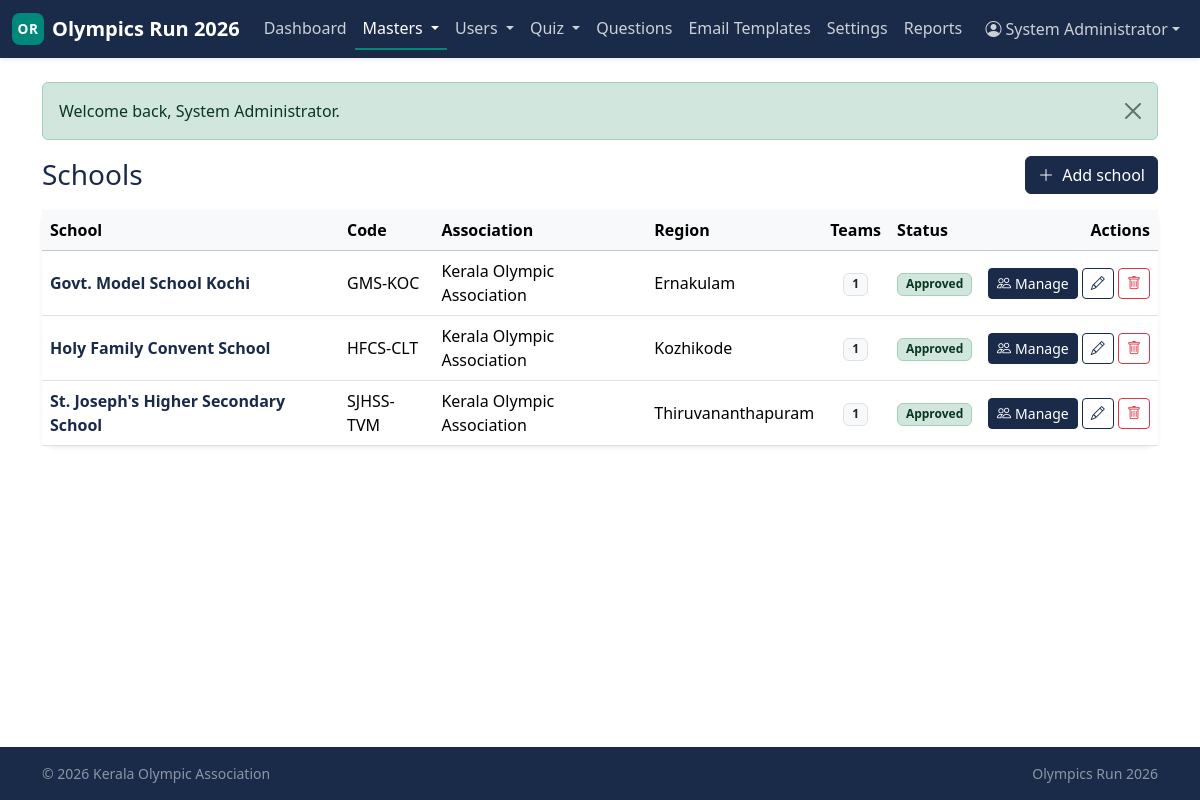
The app's page /admin/schools (signed in) with its own data.
### tables this page shows
CREATE TABLE schools (
    school_id           INT UNSIGNED  NOT NULL AUTO_INCREMENT,
    association_id      INT UNSIGNED  NOT NULL,
    school_name         VARCHAR(200)  NOT NULL,
    school_code         VARCHAR(50)   NULL,
    region              VARCHAR(100)  NULL,
    address             TEXT          NULL,
    principal_name      VARCHAR(150)  NULL,
    coach_name          VARCHAR(150)  NULL,
    contact_email       VARCHAR(190)  NULL,
    contact_phone       VARCHAR(20)   NULL,
    status              ENUM('pending','approved','rejected','suspended')
                                NOT NULL DEFAULT 'pending',
    approved_by_user_id INT UNSIGNED  NULL,
    approved_at         DATETIME      NULL,
    created_at          DATETIME      NOT NULL DEFAULT CURRENT_TIMESTAMP,
    updated_at          DATETIME      NOT NULL DEFAULT CURRENT_TIMESTAMP
                                                ON UPDATE CURRENT_TIMESTAMP,
    PRIMARY KEY (school_id),
    UNIQUE KEY uniq_school_code (school_code),
    KEY idx_school_assoc (association_id),
    KEY idx_school_status (status),
    KEY idx_school_region (region),
    CONSTRAINT fk_school_assoc
        FOREIGN KEY (association_id) REFERENCES associations(association_id)
        ON DELETE CASCADE,
    CONSTRAINT fk_school_approver
        FOREIGN KEY (approved_by_user_id)
            REFERENCES association_users(association_user_id)
        ON DELETE SET NULL
);

CREATE TABLE associations (
    association_id  INT UNSIGNED  NOT NULL AUTO_INCREMENT,
    name            VARCHAR(200)  NOT NULL,
    short_code      VARCHAR(20)   NOT NULL,
    region          VARCHAR(100)  NULL,
    contact_email   VARCHAR(190)  NULL,
    contact_phone   VARCHAR(20)   NULL,
    address         TEXT          NULL,
    logo_path       VARCHAR(255)  NULL,
    status          ENUM('active','inactive') NOT NULL DEFAULT 'active',
    created_by_admin_id INT UNSIGNED NULL,
    created_at      DATETIME      NOT NULL DEFAULT CURRENT_TIMESTAMP,
    updated_at      DATETIME      NOT NULL DEFAULT CURRENT_TIMESTAMP
                                                ON UPDATE CURRENT_TIMESTAMP,
    PRIMARY KEY (association_id),
    UNIQUE KEY uniq_assoc_code (short_code),
    KEY idx_assoc_status (status),
    KEY idx_assoc_region (region),
    CONSTRAINT fk_assoc_created_by
        FOREIGN KEY (created_by_admin_id) REFERENCES admins(admin_id)
        ON DELETE SET NULL
);

### includes/helpers.php (called while the page is built, shortened)
<?php
function e(?string $value): string
{
    return htmlspecialchars((string)$value, ENT_QUOTES | ENT_SUBSTITUTE, 'UTF-8');
}
function view(string $template, array $data = []): string
{
    $__file = __DIR__ . '/../views/' . $template . '.php';
    extract($data, EXTR_SKIP);
    include $__file;
    return ob_get_clean();
}
function render(string $template, array $data = []): void
{
    $content   = view($template, $data);
    include __DIR__ . '/../views/layouts/app.php';
}
function status_badge(?string $status): string
{
    $map = [
        'active'         => 'bg-success-subtle text-success-emphasis border border-success-subtle',
        'approved'       => 'bg-success-subtle text-success-emphasis border border-success-subtle',
        'open'           => 'bg-success-subtle text-success-emphasis border border-success-subtle',
        'published'      => 'bg-success-subtle text-success-emphasis border border-success-subtle',
        'pending'        => 'bg-warning-subtle text-warning-emphasis border border-warning-subtle',
        'needs_revision' => 'bg-warning-subtle text-warning-emphasis border border-warning-subtle',
        'scheduled'      => 'bg-info-subtle text-info-emphasis border border-info-subtle',
        'draft'          => 'bg-secondary-subtle text-secondary-emphasis border border-secondary-subtle',
        'closed'         => 'bg-secondary-subtle text-secondary-emphasis border border-secondary-subtle',
        'inactive'       => 'bg-secondary-subtle text-secondary-emphasis border border-secondary-subtle',
        'suspended'      => 'bg-danger-subtle text-danger-emphasis border border-danger-subtle',
        'rejected'       => 'bg-danger-subtle text-danger-emphasis border border-danger-subtle',
        'cancelled'      => 'bg-danger-subtle text-danger-emphasis border border-danger-subtle',
        'disqualified'   => 'bg-danger-subtle text-danger-emphasis border border-danger-subtle',
    ];
    $key = strtolower((string)$status);
    return 'badge ' . ($map[$key] ?? 'bg-light text-dark border');
}
function status_label(?string $status): string
{
    return ucwords(str_replace('_', ' ', (string)$status));
}

### controllers/AdminSchoolsController.php (called while the page is built, shortened)
<?php
final class AdminSchoolsController
{
    public function index(): void
    {
        render('admin/schools/index', [
            'title'   => 'Schools — Admin',
            'schools' => School::all(),
        ]);
    }
}

### includes/Database.php (called while the page is built, shortened)
<?php
final class Database
{
    private static ?PDO $pdo = null;
    public static function connection(): PDO
    {
        $cfg = $GLOBALS['APP_CONFIG']['db'];
        $dsn = sprintf(
            'mysql:host=%s;port=%d;dbname=%s;charset=%s',
            $cfg['host'],
            $cfg['port'],
            $cfg['name'],
            $cfg['charset']
        );
        self::$pdo = new PDO($dsn, $cfg['user'], $cfg['pass'], [
            PDO::ATTR_ERRMODE            => PDO::ERRMODE_EXCEPTION,
            PDO::ATTR_DEFAULT_FETCH_MODE => PDO::FETCH_ASSOC,
            PDO::ATTR_EMULATE_PREPARES   => false,
            PDO::MYSQL_ATTR_INIT_COMMAND => "SET NAMES utf8mb4 COLLATE utf8mb4_unicode_ci",
        ]);
        return self::$pdo;
    }
    public static function query(string $sql, array $params = []): PDOStatement
    {
        $stmt = self::connection()->prepare($sql);
        $stmt->execute($params);
        return $stmt;
    }
    public static function fetchAll(string $sql, array $params = []): array
    {
        return self::query($sql, $params)->fetchAll();
    }
}

### models/School.php (called while the page is built, shortened)
<?php
final class School
{
    public static function all(?int $associationId = null): array
    {
        $sql = 'SELECT s.*, a.name AS association_name,
                       (SELECT COUNT(*) FROM school_logins sl
                         WHERE sl.school_id = s.school_id) AS team_count
                  FROM schools s
                  JOIN associations a ON a.association_id = s.association_id';
        $params = [];
        $sql .= ' ORDER BY s.school_name ASC';
        return Database::fetchAll($sql, $params);
    }
}

### views/admin/schools/index.php (the view, shortened to what this page needs)
<div class="d-md-flex justify-content-between align-items-center mb-3">
    <h1 class="h3 text-navy mb-2 mb-md-0">Schools</h1>
    <a href="/admin/schools/new" class="btn btn-primary">
        <i class="bi bi-plus-lg me-1"></i> Add school
    </a>
</div>
<div class="card panel border-0 shadow-sm">
    <div class="table-responsive">
        <table class="table align-middle mb-0">
            <thead class="table-light">
                <tr>
                    <th>School</th>
                    <th class="d-none d-md-table-cell">Code</th>
                    <th class="d-none d-md-table-cell">Association</th>
                    <th class="d-none d-lg-table-cell">Region</th>
                    <th class="text-center">Teams</th>
                    <th>Status</th>
                    <th class="text-end">Actions</th>
                </tr>
            </thead>
            <tbody>
                <?php if (empty($schools)): ?>
                    <tr><td colspan="7" class="text-center text-muted py-4">No schools yet.</td></tr>
                <?php else: foreach ($schools as $s): ?>
                    <tr>
                        <td>
                            <a href="/admin/schools/<?= (int)$s['school_id'] ?>"
                               class="fw-semibold text-navy text-decoration-none">
                                <?= e($s['school_name']) ?>
                            </a>
                        </td>
                        <td class="d-none d-md-table-cell"><?= e($s['school_code'] ?? '—') ?></td>
                        <td class="d-none d-md-table-cell"><?= e($s['association_name']) ?></td>
                        <td class="d-none d-lg-table-cell"><?= e($s['region'] ?? '—') ?></td>
                        <td class="text-center">
                            <span class="badge bg-light text-dark border"><?= (int)($s['team_count'] ?? 0) ?></span>
                        </td>
                        <td><span class="<?= status_badge($s['status']) ?>"><?= e(status_label($s['status'])) ?></span></td>
                        <td class="text-end text-nowrap">
                            <a href="/admin/schools/<?= (int)$s['school_id'] ?>"
                               class="btn btn-sm btn-primary"><i class="bi bi-people me-1"></i>Manage</a>
                            <a href="/admin/schools/<?= (int)$s['school_id'] ?>/edit"
                               class="btn btn-sm btn-outline-navy"><i class="bi bi-pencil"></i></a>
                            <form action="/admin/schools/<?= (int)$s['school_id'] ?>/delete"
                                  method="post" class="d-inline"
                                  onsubmit="return confirm('Delete this school? Its team logins will also be removed.');">
                                <button class="btn btn-sm btn-outline-danger"><i class="bi bi-trash"></i></button>
                            </form>
                        </td>
                    </tr>
                <?php endforeach; endif; ?>
            </tbody>
        </table>
    </div>
</div>

### public/index.php (shortened to what this page needs)
<?php
$reqPath = strtok($_SERVER['REQUEST_URI'] ?? '/', '?') ?: '/';
$reqPath = rtrim($reqPath, '/') ?: '/';
$method  = $_SERVER['REQUEST_METHOD'] ?? 'GET';
foreach ($routes as $pattern => $handler) {
    [$rMethod, $rPath] = explode(' ', $pattern, 2);
    if ($rMethod !== $method) continue;
    if (!str_contains($rPath, '{')) {
        if ($rPath !== $reqPath) continue;
        $params = [];
    } else {
        $regex = '#^' . preg_replace('#\{(\w+)\}#', '(?<$1>[^/]+)', $rPath) . '$#';
        if (!preg_match($regex, $reqPath, $m)) continue;
        $params = array_values(array_filter(
            $m,
            static fn($k) => is_string($k),
            ARRAY_FILTER_USE_KEY
        ));
    }
    if (is_array($handler)) {
        [$class, $methodName] = $handler;
        (new $class)->$methodName(...$params);
    } else {
        $handler(...$params);
    }
    return;
}

### public/css/app.css (style rules this page uses)
:root { --or-navy: #1A2B49; --or-navy-700: #14223A; --or-navy-300: #4A5A75; --or-teal: #00897B; --or-teal-700: #006B61; --or-teal-300: #4DB6A6; --or-panel: #F5F7FA; --or-panel-dark: #E6EAF1; --or-bg: #FFFFFF; --or-text: #1F2937; --or-muted: #6B7280; }
:root, [data-bs-theme="light"] { --bs-primary: var(--or-navy); --bs-primary-rgb: 26, 43, 73; --bs-link-color: var(--or-teal); --bs-link-color-rgb: 0, 137, 123; --bs-link-hover-color: var(--or-teal-700); --bs-body-bg: var(--or-bg); --bs-body-color: var(--or-text); }
body.bg-app { background-color: var(--or-bg); color: var(--or-text); }
.text-navy { color: var(--or-navy) !important; }
.card.panel { background-color: var(--or-panel); border-radius: 0.75rem; }
.btn-primary { --bs-btn-bg: var(--or-navy); --bs-btn-border-color: var(--or-navy); --bs-btn-hover-bg: var(--or-navy-700); --bs-btn-hover-border-color: var(--or-navy-700); --bs-btn-active-bg: var(--or-navy-700); --bs-btn-active-border-color: var(--or-navy-700); --bs-btn-disabled-bg: var(--or-navy-300); --bs-btn-disabled-border-color: var(--or-navy-300); }
.btn-outline-navy { --bs-btn-color: var(--or-navy); --bs-btn-border-color: var(--or-navy); --bs-btn-hover-color: #fff; --bs-btn-hover-bg: var(--or-navy); --bs-btn-hover-border-color: var(--or-navy); }

### records on screen
schools: school_name "Govt. Model School Kochi", school_code "GMS-KOC", association.name "Kerala Olympic Association", region "Ernakulam", team_count "1", status "Approved"
schools: school_name "Holy Family Convent School", school_code "HFCS-CLT", association.name "Kerala Olympic Association", region "Kozhikode", team_count "1", status "Approved"
schools: school_name "St. Joseph's Higher Secondary School", school_code "SJHSS-TVM", association.name "Kerala Olympic Association", region "Thiruvananthapuram", team_count "1", status "Approved"

### other values on screen
$item['label'] "Dashboard"
$item['label'] "Masters"
$item['label'] "Users"
$item['label'] "Quiz"
$item['label'] "Questions"
$item['label'] "Email Templates"
$item['label'] "Settings"
$item['label'] "Reports"
$msg "Welcome back, System Administrator."
